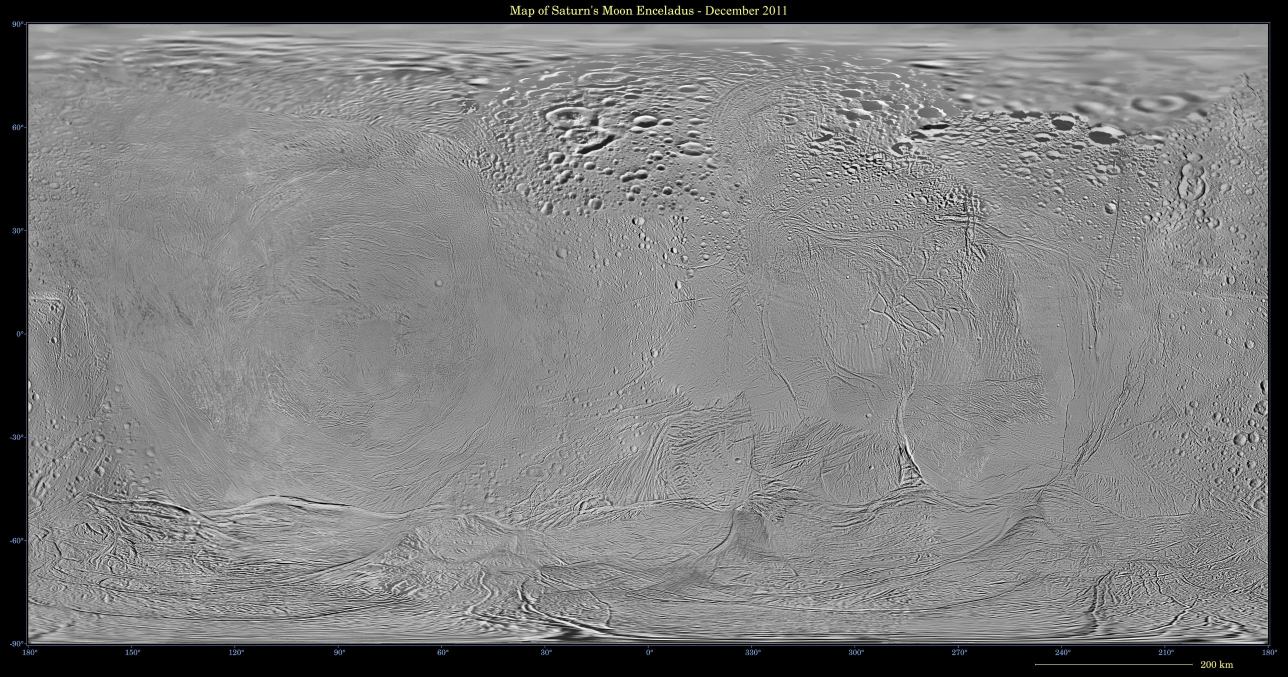
#> input picture journey/textures-src/PIA14937.jpg, 2576 x 1353 px, found by its file name (shown at 1/2 size)
$ python enceladus.py PIA14937.jpg OUT_DIR
#> lines starting #> are read from the running program, lines starting #| are printed output that depends on the picture
"""Enceladus's colour map from Cassini's global mosaic (NASA PIA14937, December 2011, simple cylindrical).

The published JPEG has a frame, labels and a scale bar around the map: the map itself is the region
cropped below. Its left edge is 180°, its centre 0°. Brightened (Enceladus is nearly white), with a
faint blue tint, keeping the mosaic's contrast.
Usage: python3 tools/enceladus.py PIA14937.jpg OUT_DIR
"""
import sys, os
import numpy as np
from PIL import Image

src, out = sys.argv[1], sys.argv[2]
MAP = (56, 48, 2536, 1284)  # left, top, right, bottom of the map inside the frame (2480 × 1236 px)
g = np.asarray(Image.open(src).convert("L").crop(MAP).resize((2048, 1024), Image.LANCZOS), float) / 255
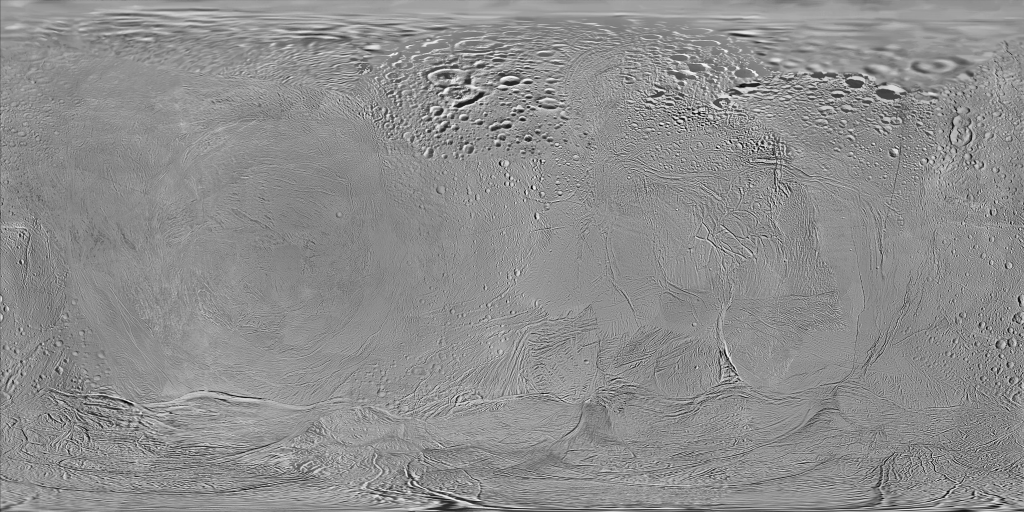
#> g: shape (1024, 2048) float64 (shown at 1/2 size); min 0, max 1, mean 0.556
bright = np.clip(0.78 + 1.25 * (g - g.mean()), 0, 1)
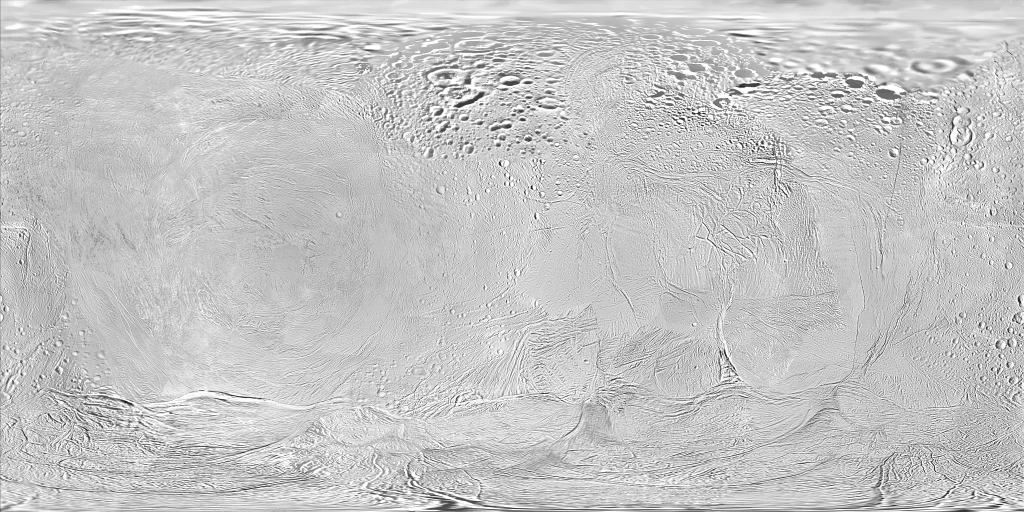
#> bright: shape (1024, 2048) float64 (shown at 1/2 size); min 0.0848, max 1, mean 0.776
ice = np.stack([bright * 0.94 + 0.03, bright * 0.97 + 0.02, bright], -1)
img = Image.fromarray((ice * 255).astype(np.uint8))
img.save(os.path.join(out, "enceladus.webp"), "WEBP", quality=84, method=6)
img.resize((512, 256), Image.LANCZOS).save(os.path.join(out, "enceladus.lo.webp"), "WEBP", quality=80, method=6)
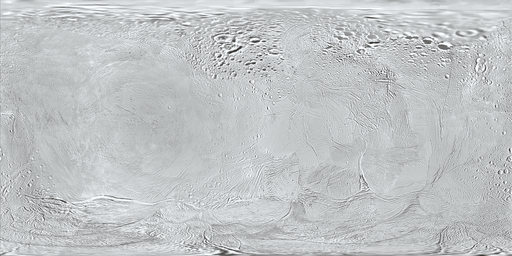
#> saved as enceladus.lo.webp: PIL image 512x256 RGB; mean R, G, B 193.2, 196.6, 197.4
print("enceladus.webp", os.path.getsize(os.path.join(out, "enceladus.webp")) // 1024, "KB")
